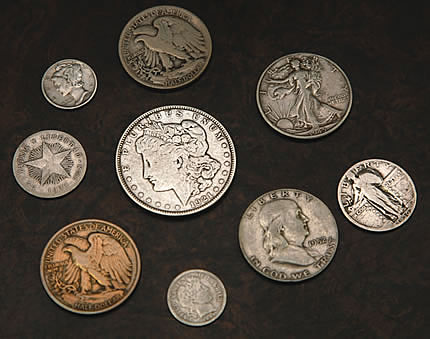
#> input picture 3. morph:edges:circles/coins_1.jpg, 430 x 339 px
$ python main.py   (Python 2 division)   (older library calls are emulated)
#> lines starting #> are read from the running program, lines starting #| are printed output that depends on the picture; after the words box and inside, x2 and y2 are one past the last pixel; in counts of white or black regions, pixels touching at a corner belong together
import cv2
import numpy as np

#1
# [5 lines left out: function with_gradient, not called in this run]
    #cv2.imwrite('1res_gradient.jpg', gradient)

def with_laplacian(img):
    laplacian = cv2.convertScaleAbs(cv2.Laplacian(img, cv2.CV_64F))
    cv2.imwrite('1res_laplassian.jpg', laplacian)

# [152 lines left out: functions with_morph, find_edge, get_components, erase_text, process_circles, not called in this run]
#process_circles()

#5
def sort_coins():
    img = cv2.imread("coins_1.jpg", 0)
#> img: shape (339, 430); min 0, max 255, mean 70.1
    img = cv2.medianBlur(img, 5)
    img = 255 - cv2.adaptiveThreshold(img, 255, cv2.ADAPTIVE_THRESH_GAUSSIAN_C, cv2.THRESH_BINARY, 21, 20)
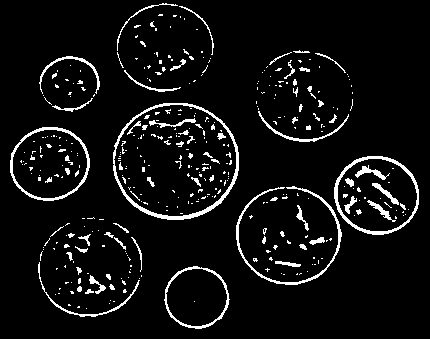
#> img: shape (339, 430); 6.3% white in thin lines or dots

    kernel = np.zeros((7, 7), np.uint8)
    cv2.circle(kernel, (3, 3), 1, 255, -1)
    img = cv2.dilate(img, np.ones((3, 3), np.uint8))
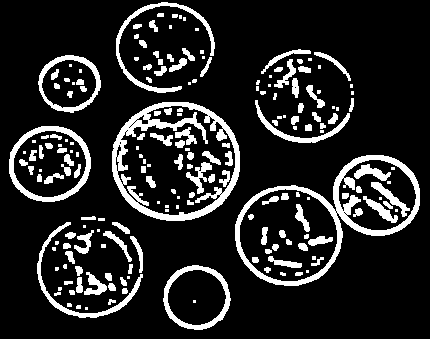
#> img: shape (339, 430); 14.7% white; 194 white regions (67 under 20 px), largest, box (x1, y1, x2, y2) and area: (112, 102, 240, 221) 3457, (235, 155, 420, 286) 3266, (9, 126, 91, 202) 1259

    circles = cv2.HoughCircles(255 - img, cv2.cv.CV_HOUGH_GRADIENT,
                               1, 90, param1=50, param2=7, minRadius=23, maxRadius=55)
#> circles = [[286.5, 236.5, 47.7], [164.5, 51.5, 46.3], [51.5, 162.5, 38.3], [173.5, 159.5, 54.4], [91.5, 266.5, 51.1], [378.5, 195.5, 40.8], [302.5, 97.5, 44.9], [196.5, 296.5, 27.1], [68.5, 73.5, 32.7]]
    circles = np.uint16(np.around(circles))
#> circles = [[286, 236, 48], [164, 52, 46], [52, 162, 38], [174, 160, 54], [92, 266, 51], [378, 196, 41], [302, 98, 45], [196, 296, 27], [68, 74, 33]]
    circles = sorted(circles[0], key=(lambda x: x[2]))
#> circles = [[196, 296, 27], [68, 74, 33], [52, 162, 38], [378, 196, 41], [302, 98, 45], [164, 52, 46], [286, 236, 48], [92, 266, 51], [174, 160, 54]]
    circles = np.uint16(np.around(circles))

    blues = np.zeros(img.shape, np.uint8)
    greens = np.zeros(img.shape, np.uint8)
    reds = np.zeros(img.shape, np.uint8)

    for i in circles[:]:
        cv2.circle(blues, (i[0], i[1]), i[2], np.random.randint(50, 255), -1)
        cv2.circle(greens, (i[0], i[1]), i[2], np.random.randint(50, 255), -1)
        cv2.circle(reds, (i[0], i[1]), i[2], np.random.randint(50, 255), -1)
#> this loop made 9 passes
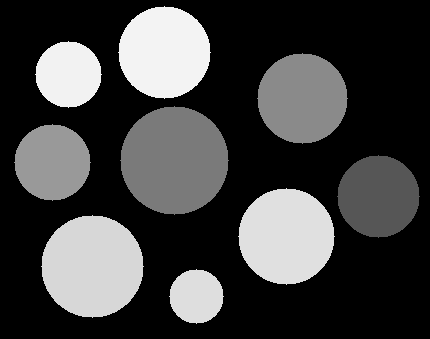
#> blues: shape (339, 430); min 0, max 243, mean 64.8
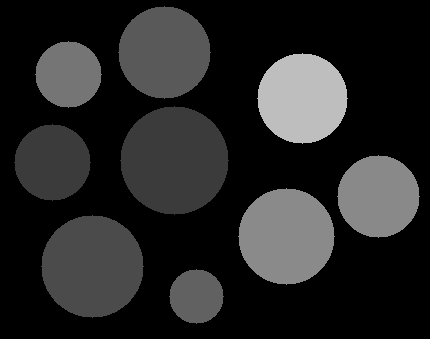
#> greens: shape (339, 430); min 0, max 190, mean 38.1
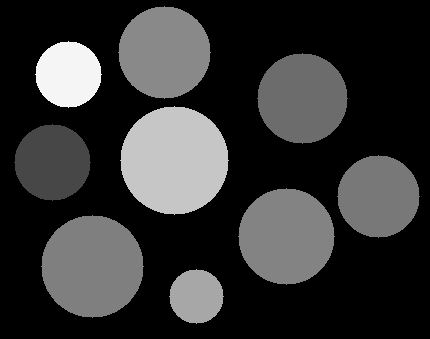
#> reds: shape (339, 430); min 0, max 245, mean 51.8

    res = cv2.merge((blues, greens, reds))
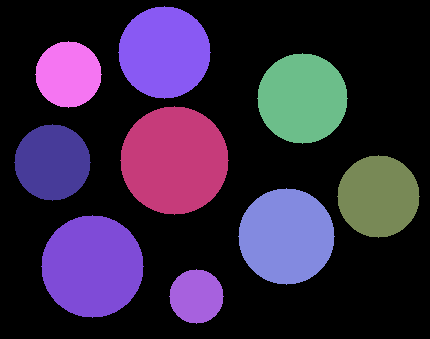
#> res: shape (339, 430, 3); mean of channels 0, 1, 2 64.8, 38.1, 51.8; drawn as B, G, R

    for i in range(len(circles)):
        circle = circles[i]
        cv2.putText(res, str(9-i), (circle[0]-10, circle[1]+10), cv2.FONT_HERSHEY_TRIPLEX, 1, (0, 0, 0))
#> this loop made 9 passes
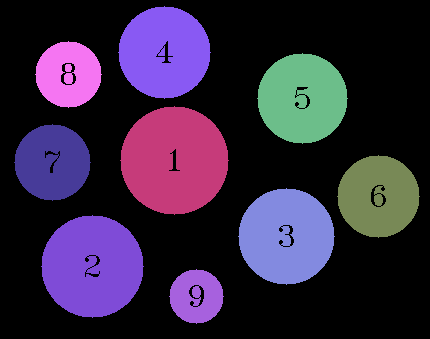
#> res: shape (339, 430, 3); 0.63% of pixels changed, all inside (x1, y1, x2, y2) = (45, 41, 386, 307); drawn as B, G, R
    cv2.imwrite("5res_coins.jpg", res)

sort_coins()

#6
# [107 lines left out: functions split_coins, sort_noisy_coins, not called in this run]

#sort_noisy_coins("coins_noize_1.jpg")
#sort_noisy_coins("coins_noize_2.jpg")
#sort_noisy_coins("coins_noize_3.jpg")
